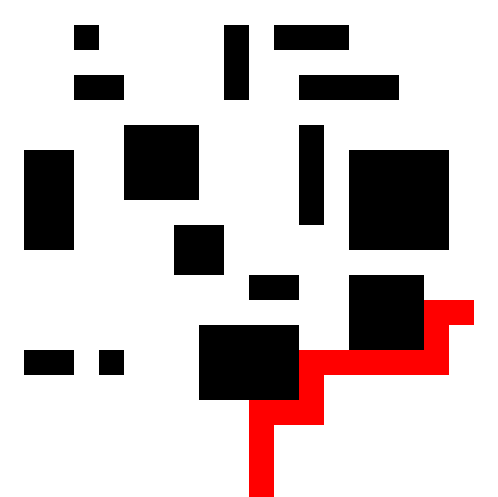

This chart was generated by the following Python code:
import numpy as np
import random
from heapq import heappop, heappush
from PIL import Image


def heuristic(node, goal):
    return abs(node[0] - goal[0]) + abs(node[1] - goal[1])


def astar(array, start, goal):
    # создание списка приоритетов и добавление стартового узла
    heap = []
    heappush(heap, (0, start))
    # создание словаря для представления расстояний
    distances = {start: 0}
    # создание словаря для представления пути
    path = {start: []}
    # создание списка для хранения посещенных узлов
    visited = set()
    # основной цикл A*
    while heap:
        # извлечение узла с минимальным расстоянием
        (distance, current) = heappop(heap)
        # проверка, является ли текущий узел конечным
        if current == goal:
            return path[current] + [current]
        # добавление узла в список посещенных
        visited.add(current)
        # итерация по соседним узлам
        for i, j in ((0, 1), (1, 0), (0, -1), (-1, 0)):
            # координаты соседнего узла
            neighbor = current[0] + i, current[1] + j
            # проверка, что соседний узел находится внутри матрицы
            if 0 <= neighbor[0] < array.shape[0] and 0 <= neighbor[1] < array.shape[1]:
                # проверка, что соседний узел имеет значение 1 и еще не посещен
                if array[neighbor] == 1 and neighbor not in visited:
                    # вычисление нового расстояния
                    new_distance = distances[current] + 1
                    # проверка, есть ли новый путь короче старого
                    if neighbor not in distances or new_distance < distances[neighbor]:
                        distances[neighbor] = new_distance
                        priority = new_distance + heuristic(goal, neighbor)
                        heappush(heap, (priority, neighbor))
                        path[neighbor] = path[current] + [current]
    # если конечный узел недостижим, возвращаем None
    return None

#2. Создание матрицы размером 20 на 20 и заполнение ее 1-ми и не пересекающимися прямогугольниками заполнеными 2-ми :

matrix = np.ones((20, 20))

width_all = 20
height_all = 20


rectangles_len = 15 #количество препятсвтий
rectangles = [0 for _ in range(rectangles_len)]


for i in range(rectangles_len):
    flag = False
    while flag is False:
        x_0 = random.randint(1, 14)
        y_0 = random.randint(1, 14)
        width = random.randint(1, 4)
        height = random.randint(1, 4)
        rectangles[i] = ([x_0, y_0, x_0 + width, y_0 + height])
        flag_1 = False
        for j in range(rectangles[i][0], rectangles[i][2]):
            for k in range(rectangles[i][1], rectangles[i][3]):
                if matrix[j][k] == 2 or matrix[j + 1][k] == 2 or matrix[j - 1][k] == 2 or matrix[j][k + 1] == 2 or matrix[j][k - 1] == 2 or matrix[j + 1][k + 1] == 2 or matrix[j - 1][k - 1] == 2 or matrix[j + 1][k - 1] == 2 or matrix[j - 1][k + 1] == 2:
                    flag_1 = True
        flag = not flag_1
        if flag_1 is False:
            for j in range(rectangles[i][0], rectangles[i][2]):
                for k in range(rectangles[i][1], rectangles[i][3]):
                        matrix[j][k] = 2



#3. Выбор случайных координат стартового и конечного элементов с помощью функции random:
start_x, start_y = random.randint(0, 19), random.randint(0, 19)
end_x, end_y = random.randint(0, 19), random.randint(0, 19)


#4. Проверка, что выбранные координаты соответствуют элементам матрицы со значением 1, иначе повторить шаг 3:


while matrix[start_x][start_y] != 1 or matrix[end_x][end_y] != 1:
    start_x, start_y = random.randint(0, 19), random.randint(0, 19)
    end_x, end_y = random.randint(0, 19), random.randint(0, 19)
print(start_x, start_y)
print(end_x, end_y)

#5. Инициализация списка приоритетов и словаря для представления дистанций:


heap = []
distances = {}


#6. Добавление стартового элемента в список приоритетов и установление его дистанции равной 0:


heappush(heap, (0, start_x, start_y))
distances[(start_x, start_y)] = 0


#8. Создание списка для хранения посещенных элементов матрицы и добавление в него стартового элемента:


visited = []
visited.append((start_x, start_y))

start = start_x, start_y
goal = end_x, end_y
path = astar(matrix, start, goal)


#10. Изменение элементов пути на 5 в матрице:


for x, y in path:
    matrix[x][y] = 5


# 11. Вывод матрицы на экран:

# Размеры изображения
width, height = len(matrix[0]), len(matrix)

# Создаём изображение
image = Image.new('RGB', (width, height), color='white')

# Преобразуем матрицу в пиксели
pixels = []
for row in matrix:
    for el in row:
        # Если элемент матрицы равен 1, ставим белый цвет пикселя
        if el == 1:
            pixels.extend([(255, 255, 255)])
        # Если элемент матрицы равен 2, ставим черный цвет пикселя
        elif el == 2:
            pixels.extend([(0, 0, 0)])
        # Если элемент матрицы равен 5, ставим красный цвет пикселя
        elif el == 5:
            pixels.extend([(255, 0, 0)])

print(matrix)
print(path)

# Устанавливаем пиксели в изображение
image.putdata(pixels)

# Сохраняем изображение в файле
image.save('matrix.png')